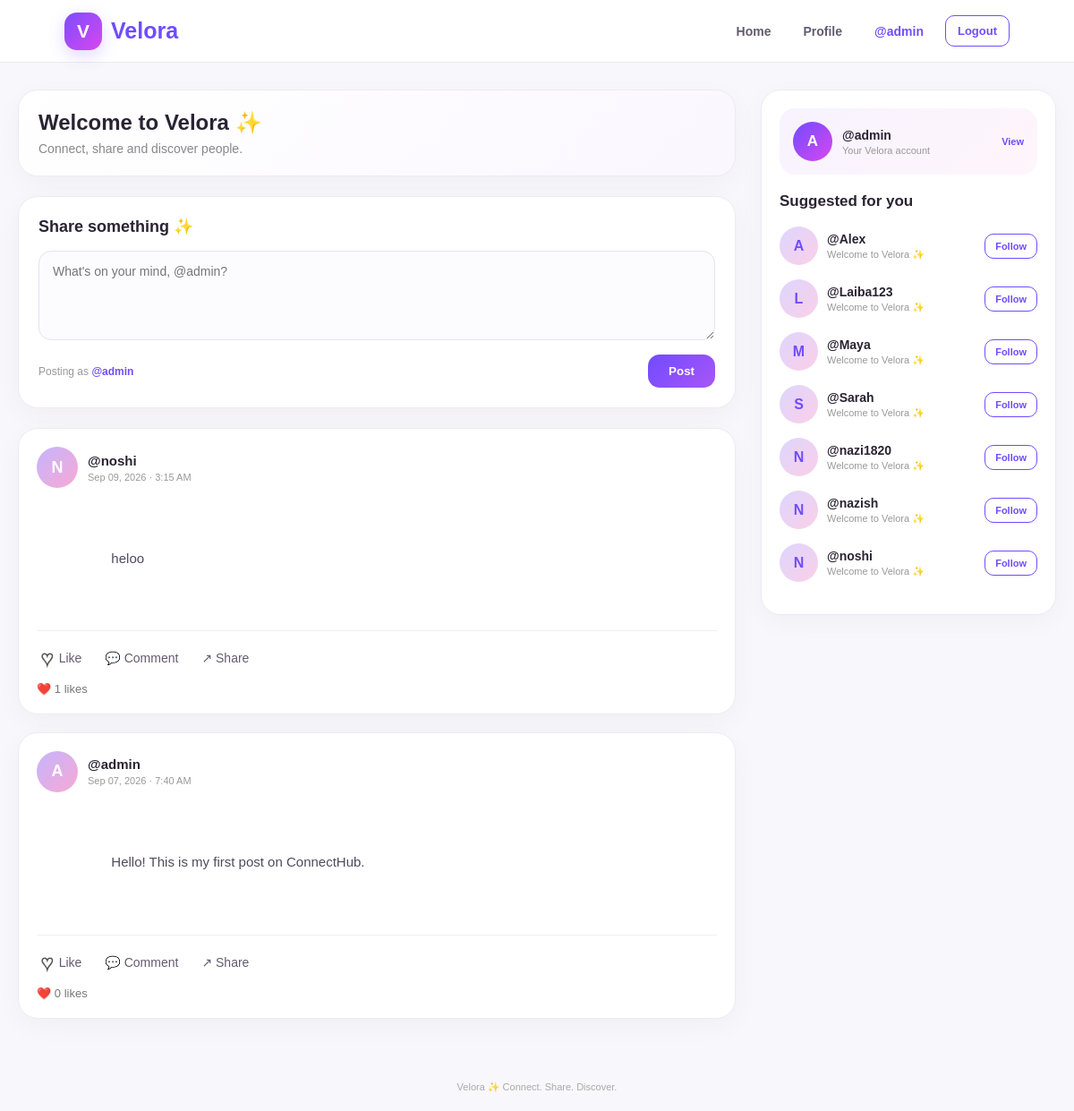
The app's page / (signed in) with its own data.
### posts/models.py (models this page shows, shortened)
class Post(models.Model):
    username = models.CharField(max_length=100)
    content = models.TextField()
    created_at = models.DateTimeField(auto_now_add=True)
    likes = models.IntegerField(default=0)

### posts/views.py (the view, shortened to what this page needs)
def home(request):
    posts = Post.objects.all().order_by(
        "-created_at"
    )
    if request.user.is_authenticated:
        current_username = request.user.username
    else:
        current_username = ""
    for post in posts:
        if current_username:
            post.is_liked = Like.objects.filter(
                post=post,
                username=current_username
            ).exists()
        else:
            post.is_liked = False
    users = User.objects.all().order_by(
        "username"
    )
    suggested_users = []
    for user in users:
        if request.user.is_authenticated:
            if user.id == request.user.id:
                continue
        if user.username == "Guest":
            continue
        profile_obj, created = Profile.objects.get_or_create(
            user=user
        )
        is_followed = False
        if request.user.is_authenticated:
            is_followed = Follow.objects.filter(
                follower=request.user,
                following=user
            ).exists()
        suggested_users.append({
            "name": user.username,
            "bio":
                profile_obj.bio
                if profile_obj.bio
                else "Welcome to Velora ✨",
            "is_followed": is_followed
        })
    return render(
        request,
        "posts/home.html",
        {
            "posts": posts,
            "suggested_users": suggested_users
        }
    )

### posts/templates/posts/home.html (shortened to what this page needs)
{% load static %}
<!DOCTYPE html>
<html lang="en">
<head>
</head>
<body>
<nav class="navbar">
    <a href="{% url 'home' %}" class="brand">
        <div class="logo">
            V
        </div>
        Velora
    </a>
    <div class="nav-right">
        <a
            href="{% url 'home' %}"
            class="nav-link"
        >
            Home
        </a>
        {% if user.is_authenticated %}
            <a
                href="{% url 'profile' user.username %}"
                class="nav-link"
            >
                Profile
            </a>
            <span class="nav-user">
                @{{ user.username }}
            </span>
            <a
                href="{% url 'logout' %}"
                class="logout-btn"
            >
                Logout
            </a>
        {% endif %}
    </div>
</nav>
<div class="page">
    <main>
        <div class="welcome">
            <h1>
                Welcome to Velora ✨
            </h1>
            <p>
                Connect, share and discover people.
            </p>
        </div>
        <div class="create-card">
            <div class="create-title">
                Share something ✨
            </div>
            <form
                method="POST"
                class="post-form"
            >
                <textarea
                    name="content"
                    placeholder="What's on your mind, @{{ user.username }}?"
                    required
                ></textarea>
                <div class="post-form-bottom">
                    <div class="posting-as">
                        Posting as
                        <strong>
                            @{{ user.username }}
                        </strong>
                    </div>
                    <button
                        type="submit"
                        class="post-btn"
                    >
                        Post
                    </button>
                </div>
            </form>
        </div>
        {% for post in posts %}
            <article
                class="post-card"
                id="post-{{ post.id }}"
            >
                <div class="post-header">
                    <a
                        href="{% url 'profile' post.username %}"
                        class="avatar-link"
                    >
                        <div class="post-avatar">
                            {{ post.username|first|upper }}
                        </div>
                    </a>
                    <div>
                        <div class="post-user">
                            <a
                                href="{% url 'profile' post.username %}"
                                class="profile-link"
                            >
                                @{{ post.username }}
                            </a>
                        </div>
                        <div class="date">
                            {{ post.created_at|date:"M d, Y · g:i A" }}
                        </div>
                    </div>
                </div>
                <div class="post-content">
                    {{ post.content }}
                </div>
                <div class="actions">
                    <form
                        method="POST"
                        class="action-form"
                    >
                        <button
                            type="submit"
                            class="action-btn"
                        >
                            {% if post.is_liked %}
                                <span class="heart liked">
                                    ♥
                                </span>
                            {% else %}
                                <span class="heart not-liked">
                                    ♥
                                </span>
                            {% endif %}
                            <span>
                                Like
                            </span>
                        </button>
                    </form>
                    <button
                        type="button"
                        class="action-btn"
                        onclick="toggleComments('{{ post.id }}')"
                    >
                        💬 Comment
                    </button>
                    <button
                        type="button"
                        class="action-btn"
                        onclick="sharePost('{{ post.id }}')"
                    >
                        ↗ Share
                    </button>
                </div>
                <div class="likes-count">
                    ❤️ {{ post.likes }} likes
                </div>
            </article>
        {% endfor %}
    </main>
    <aside>
        <div class="sidebar-card">
            <div class="my-profile">
                <div class="my-profile-avatar">
                    {{ user.username|first|upper }}
                </div>
                <div class="my-profile-info">
                    <strong>
                        @{{ user.username }}
                    </strong>
                    <span>
                        Your Velora account
                    </span>
                </div>
                <a
                    href="{% url 'profile' user.username %}"
                    class="view-profile"
                >
                    View
                </a>
            </div>
            <h2 class="sidebar-title">
                Suggested for you
            </h2>
            {% for suggested in suggested_users %}
                <div class="suggestion">
                    <a
                        href="{% url 'profile' suggested.name %}"
                        class="avatar-link"
                    >
                        <div class="suggestion-avatar">
                            {{ suggested.name|first|upper }}
                        </div>
                    </a>
                    <div class="suggestion-info">
                        <a
                            href="{% url 'profile' suggested.name %}"
                            class="suggestion-name"
                        >
                            @{{ suggested.name }}
                        </a>
                        <div class="suggestion-bio">
                            {{ suggested.bio }}
                        </div>
                    </div>
                    <form
                        method="POST"
                        class="follow-form"
                    >
                        {% if suggested.is_followed %}
                            <button
                                type="submit"
                                class="follow-btn following-btn"
                            >
                                Following
                            </button>
                        {% else %}
                            <button
                                type="submit"
                                class="follow-btn"
                            >
                                Follow
                            </button>
                        {% endif %}
                    </form>
                </div>
            {% empty %}
                <div class="empty-users">
                    No other users yet.
                    <br><br>
                    Create another account to see users here.
                </div>
            {% endfor %}
        </div>
    </aside>
</div>
<div class="footer">
    Velora ✨ Connect. Share. Discover.
</div>
</body>
</html>

### records on screen
Post: username|first "N", username "noshi", created_at "Sep 09, 2026 · 3:15 AM", content "heloo", likes "1"
Post: username|first "A", username "admin", created_at "Sep 07, 2026 · 7:40 AM", content "Hello! This is my first post on ConnectHub.", likes "0"

### other values on screen
{{ user.username }} "admin"
{{ user.username|first|upper }} "A"
{{ suggested.name|first|upper }} "A" "L" "M" "S" "N" "N" "N"
{{ suggested.name }} "Alex" "Laiba123" "Maya" "Sarah" "nazi1820" "nazish" "noshi"
{{ suggested.bio }} "Welcome to Velora ✨" "Welcome to Velora ✨" "Welcome to Velora ✨" "Welcome to Velora ✨" "Welcome to Velora ✨" "Welcome to Velora ✨" "Welcome to Velora ✨"
